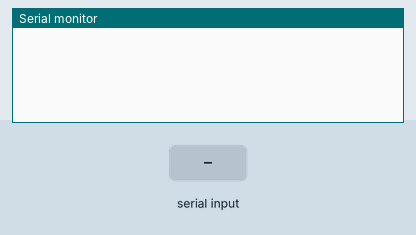
This sketch was run on a simulated Arduino Uno, built with avr-gcc and run on an emulated ATmega328P. On the bench: the last lines printed to the serial monitor. The inputs (shaded band) are chosen by the test bench.

Above: at 1.2 s.
1.3 s: "1" received over Serial
At 2.1 s:
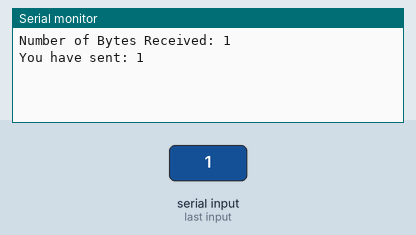
2.9 s: "0" received over Serial
At 4.1 s:
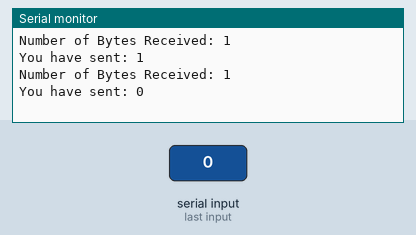
4.4 s: "2" received over Serial
At 5.7 s:
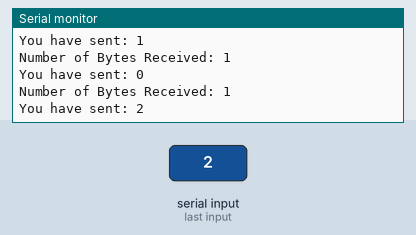

Measured:
- after the input at 1.3 s, the serial monitor: prints a new line after 0.10 s (image 1)
- after the input at 2.9 s, the serial monitor: prints a new line after 0.13 s (image 2)
- after the input at 4.4 s, the serial monitor: prints a new line after 0.13 s (image 3)

The sketch:

Serial.ino
```cpp
void setup() {
  // put your setup code here, to run once:
  Serial.begin(9600);
}

String incomingBytes;

void loop() {
  // put your main code here, to run repeatedly:
  if(Serial.available() > 0) {
    delay(100);
    int byteCount = Serial.available();
    String str = (String)"Number of Bytes Received: "+byteCount;
    Serial.println(str);

    for(int i=0; i<byteCount; i++) {
      incomingBytes += (char)(Serial.read());
    }

    str = (String)("You have sent: ")+incomingBytes;
    Serial.println(str);
    incomingBytes = "";

  }
}
```
